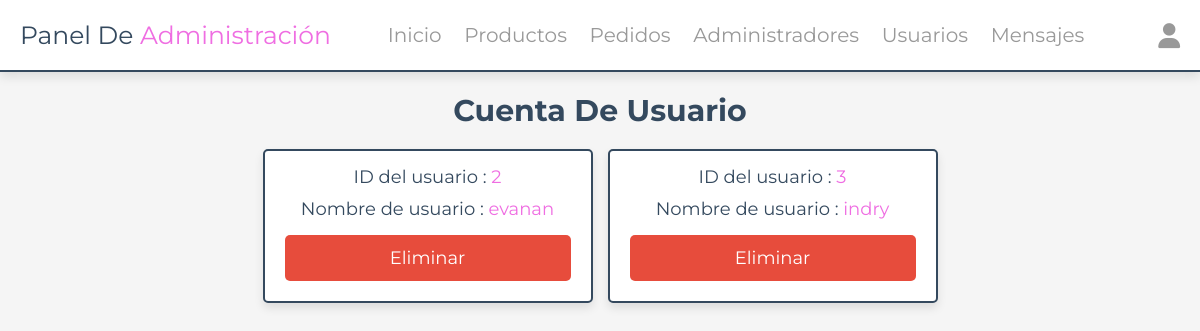
/admin/users_accounts.php (signed in), run on the app's committed database.
### tables this page shows
CREATE TABLE `users` (
  `id` int(100) NOT NULL,
  `name` varchar(20) NOT NULL,
  `email` varchar(50) NOT NULL,
  `number` varchar(10) NOT NULL,
  `password` varchar(50) NOT NULL,
  `address` varchar(500) NOT NULL
);

### admin/users_accounts.php (the view, shortened to what this page needs)
<?php
include '../components/connect.php';
?>
<!DOCTYPE html>
<html lang="en">
<head>
   <link rel="stylesheet" href="https://cdnjs.cloudflare.com/ajax/libs/font-awesome/6.1.1/css/all.min.css">
   <link rel="stylesheet" href="../css/admin_style.css">
</head>
<body>
<?php include '../components/admin_header.php' ?>
<section class="accounts">
   <h1 class="heading">Cuenta de usuario</h1>
   <div class="box-container">
   <?php
      $select_account = $conn->prepare("SELECT * FROM `users`");
      $select_account->execute();
      if($select_account->rowCount() > 0){
         while($fetch_accounts = $select_account->fetch(PDO::FETCH_ASSOC)){
   ?>
   <div class="box">
      <p> ID del usuario : <span><?= $fetch_accounts['id']; ?></span> </p>
      <p> Nombre de usuario : <span><?= $fetch_accounts['name']; ?></span> </p>
      <a href="users_accounts.php?delete=<?= $fetch_accounts['id']; ?>" class="delete-btn" onclick="return confirm('¿Eliminar esta cuenta?');">Eliminar</a>
   </div>
   <?php
      }
   }else{
      echo '<p class="empty">No hay cuentas disponibles</p>';
   }
   ?>
   </div>
</section>
</body>
</html>

### css/admin_style.css (style rules this page uses)
:root { --main-color:#EF6EE2; --red:#e74c3c; --orange:#f39c12; --black:#34495e; --white:#fff; --light-bg:#f5f5f5; --light-color:#999; --border:.2rem solid var(--black); --box-shadow:0 .5rem 1rem rgba(0,0,0,.1); }
* { font-family: 'Montserrat', sans-serif; margin:0; padding:0; box-sizing: border-box; text-decoration: none; outline: none; border:none; }
html { font-size: 62.5%; overflow-x: hidden; }
body { background-color: var(--light-bg); }
section { max-width: 1200px; margin:0 auto; padding:2rem; }
.btn, .delete-btn, .option-btn { display: block; margin-top: 1rem; border-radius: .5rem; cursor: pointer; width: 100%; font-size: 1.8rem; color:var(--white); padding:1.2rem 3rem; text-transform: capitalize; text-align: center; }
.delete-btn { background-color: var(--red); }
.heading { text-align: center; margin-bottom: 2rem; text-transform: capitalize; color:var(--black); font-size: 3rem; }
.accounts .box-container { display: grid; grid-template-columns: repeat(auto-fit, 33rem); gap:1.5rem; justify-content: center; align-items: flex-start; }
.accounts .box-container .box { background-color: var(--white); border-radius: .5rem; box-shadow: var(--box-shadow); border:var(--border); padding:2rem; padding-top: 1rem; text-align: center; }
.accounts .box-container .box p { padding: .5rem 0; font-size: 1.8rem; color:var(--black); }
.accounts .box-container .box p span { color:var(--main-color); }

### data on the page
users: id "2", name "evanan"
users: id "3", name "indry"
